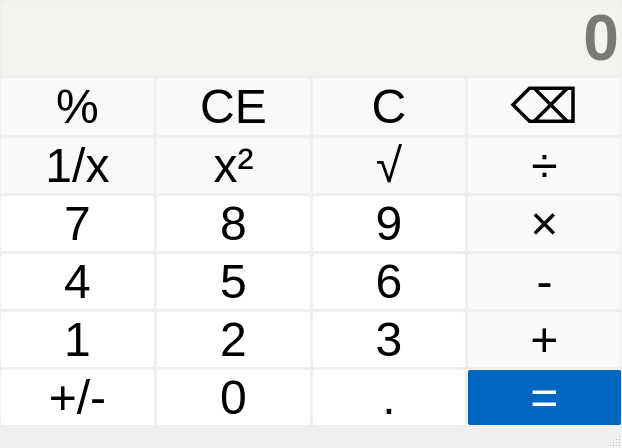
<?xml version="1.0" encoding="UTF-8"?>
<ui version="4.0">
 <class>MainWindow</class>
 <widget class="QMainWindow" name="MainWindow">
  <property name="geometry">
   <rect>
    <x>0</x>
    <y>0</y>
    <width>622</width>
    <height>415</height>
   </rect>
  </property>
  <property name="windowTitle">
   <string>MainWindow</string>
  </property>
  <property name="styleSheet">
   <string notr="true">QPushButton{
	background-color: rgba(255, 255,255,255);
	font-size: 36pt;
	border-radius: 2px;
}
QPushButton:hover{
	background-color: #fbfbfc
}
QLineEdit{
	font-size: 48pt;
	border-radius: 4px;
	font:bold;
	background-color: #f2f4f0;
}</string>
  </property>
  <widget class="QWidget" name="centralwidget">
   <layout class="QVBoxLayout" name="verticalLayout">
    <property name="spacing">
     <number>3</number>
    </property>
    <property name="leftMargin">
     <number>1</number>
    </property>
    <property name="topMargin">
     <number>1</number>
    </property>
    <property name="rightMargin">
     <number>1</number>
    </property>
    <property name="bottomMargin">
     <number>1</number>
    </property>
    <item>
     <layout class="QGridLayout" name="gridLayout_6">
      <item row="4" column="2">
       <widget class="QPushButton" name="btnNum6">
        <property name="sizePolicy">
         <sizepolicy hsizetype="Minimum" vsizetype="Minimum">
          <horstretch>0</horstretch>
          <verstretch>0</verstretch>
         </sizepolicy>
        </property>
        <property name="text">
         <string>6</string>
        </property>
       </widget>
      </item>
      <item row="2" column="1">
       <widget class="QPushButton" name="btnSquare">
        <property name="sizePolicy">
         <sizepolicy hsizetype="Minimum" vsizetype="Minimum">
          <horstretch>0</horstretch>
          <verstretch>0</verstretch>
         </sizepolicy>
        </property>
        <property name="styleSheet">
         <string notr="true">QPushButton{
	background-color: #f8f9f9;
}
QPushButton:hover{
	background-color: #f5f7f6;
}</string>
        </property>
        <property name="text">
         <string>x²</string>
        </property>
       </widget>
      </item>
      <item row="3" column="0">
       <widget class="QPushButton" name="btnNum7">
        <property name="sizePolicy">
         <sizepolicy hsizetype="Minimum" vsizetype="Minimum">
          <horstretch>0</horstretch>
          <verstretch>0</verstretch>
         </sizepolicy>
        </property>
        <property name="text">
         <string>7</string>
        </property>
       </widget>
      </item>
      <item row="3" column="3">
       <widget class="QPushButton" name="btnMultiple">
        <property name="sizePolicy">
         <sizepolicy hsizetype="Minimum" vsizetype="Minimum">
          <horstretch>0</horstretch>
          <verstretch>0</verstretch>
         </sizepolicy>
        </property>
        <property name="styleSheet">
         <string notr="true">QPushButton{
	background-color: #f8f9f9;
}
QPushButton:hover{
	background-color: #f5f7f6;
}</string>
        </property>
        <property name="text">
         <string>×</string>
        </property>
       </widget>
      </item>
      <item row="0" column="0" colspan="4">
       <widget class="QLineEdit" name="display">
        <property name="sizePolicy">
         <sizepolicy hsizetype="Expanding" vsizetype="Preferred">
          <horstretch>0</horstretch>
          <verstretch>0</verstretch>
         </sizepolicy>
        </property>
        <property name="text">
         <string/>
        </property>
        <property name="alignment">
         <set>Qt::AlignmentFlag::AlignRight|Qt::AlignmentFlag::AlignTrailing|Qt::AlignmentFlag::AlignVCenter</set>
        </property>
        <property name="placeholderText">
         <string>0</string>
        </property>
       </widget>
      </item>
      <item row="2" column="3">
       <widget class="QPushButton" name="btnDivide">
        <property name="sizePolicy">
         <sizepolicy hsizetype="Minimum" vsizetype="Minimum">
          <horstretch>0</horstretch>
          <verstretch>0</verstretch>
         </sizepolicy>
        </property>
        <property name="styleSheet">
         <string notr="true">QPushButton{
	background-color: #f8f9f9;
}
QPushButton:hover{
	background-color: #f5f7f6;
}</string>
        </property>
        <property name="text">
         <string>÷</string>
        </property>
       </widget>
      </item>
      <item row="6" column="0">
       <widget class="QPushButton" name="btnSign">
        <property name="sizePolicy">
         <sizepolicy hsizetype="Minimum" vsizetype="Minimum">
          <horstretch>0</horstretch>
          <verstretch>0</verstretch>
         </sizepolicy>
        </property>
        <property name="text">
         <string>+/-</string>
        </property>
       </widget>
      </item>
      <item row="4" column="3">
       <widget class="QPushButton" name="btnMinus">
        <property name="sizePolicy">
         <sizepolicy hsizetype="Minimum" vsizetype="Minimum">
          <horstretch>0</horstretch>
          <verstretch>0</verstretch>
         </sizepolicy>
        </property>
        <property name="styleSheet">
         <string notr="true">QPushButton{
	background-color: #f8f9f9;
}
QPushButton:hover{
	background-color: #f5f7f6;
}</string>
        </property>
        <property name="text">
         <string>-</string>
        </property>
       </widget>
      </item>
      <item row="4" column="0">
       <widget class="QPushButton" name="btnNum4">
        <property name="sizePolicy">
         <sizepolicy hsizetype="Minimum" vsizetype="Minimum">
          <horstretch>0</horstretch>
          <verstretch>0</verstretch>
         </sizepolicy>
        </property>
        <property name="text">
         <string>4</string>
        </property>
       </widget>
      </item>
      <item row="2" column="2">
       <widget class="QPushButton" name="btnSqrt">
        <property name="sizePolicy">
         <sizepolicy hsizetype="Minimum" vsizetype="Minimum">
          <horstretch>0</horstretch>
          <verstretch>0</verstretch>
         </sizepolicy>
        </property>
        <property name="styleSheet">
         <string notr="true">QPushButton{
	background-color: #f8f9f9;
}
QPushButton:hover{
	background-color: #f5f7f6;
}</string>
        </property>
        <property name="text">
         <string>√</string>
        </property>
       </widget>
      </item>
      <item row="5" column="1">
       <widget class="QPushButton" name="btnNum2">
        <property name="sizePolicy">
         <sizepolicy hsizetype="Minimum" vsizetype="Minimum">
          <horstretch>0</horstretch>
          <verstretch>0</verstretch>
         </sizepolicy>
        </property>
        <property name="text">
         <string>2</string>
        </property>
       </widget>
      </item>
      <item row="1" column="2">
       <widget class="QPushButton" name="btnClean">
        <property name="sizePolicy">
         <sizepolicy hsizetype="Minimum" vsizetype="Minimum">
          <horstretch>0</horstretch>
          <verstretch>0</verstretch>
         </sizepolicy>
        </property>
        <property name="styleSheet">
         <string notr="true">QPushButton{
	background-color: #f8f9f9;
}
QPushButton:hover{
	background-color: #f5f7f6;
}</string>
        </property>
        <property name="text">
         <string>C</string>
        </property>
       </widget>
      </item>
      <item row="5" column="0">
       <widget class="QPushButton" name="btnNum1">
        <property name="sizePolicy">
         <sizepolicy hsizetype="Minimum" vsizetype="Minimum">
          <horstretch>0</horstretch>
          <verstretch>0</verstretch>
         </sizepolicy>
        </property>
        <property name="text">
         <string>1</string>
        </property>
       </widget>
      </item>
      <item row="5" column="3">
       <widget class="QPushButton" name="btnPlus">
        <property name="sizePolicy">
         <sizepolicy hsizetype="Minimum" vsizetype="Minimum">
          <horstretch>0</horstretch>
          <verstretch>0</verstretch>
         </sizepolicy>
        </property>
        <property name="styleSheet">
         <string notr="true">QPushButton{
	background-color: #f8f9f9;
}
QPushButton:hover{
	background-color: #f5f7f6;
}</string>
        </property>
        <property name="text">
         <string>+</string>
        </property>
       </widget>
      </item>
      <item row="3" column="2">
       <widget class="QPushButton" name="btnNum9">
        <property name="sizePolicy">
         <sizepolicy hsizetype="Minimum" vsizetype="Minimum">
          <horstretch>0</horstretch>
          <verstretch>0</verstretch>
         </sizepolicy>
        </property>
        <property name="text">
         <string>9</string>
        </property>
       </widget>
      </item>
      <item row="1" column="0">
       <widget class="QPushButton" name="btnPercentage">
        <property name="sizePolicy">
         <sizepolicy hsizetype="Minimum" vsizetype="Minimum">
          <horstretch>0</horstretch>
          <verstretch>0</verstretch>
         </sizepolicy>
        </property>
        <property name="styleSheet">
         <string notr="true">QPushButton{
	background-color: #f8f9f9;
}
QPushButton:hover{
	background-color: #f5f7f6;
}</string>
        </property>
        <property name="text">
         <string>%</string>
        </property>
       </widget>
      </item>
      <item row="3" column="1">
       <widget class="QPushButton" name="btnNum8">
        <property name="sizePolicy">
         <sizepolicy hsizetype="Minimum" vsizetype="Minimum">
          <horstretch>0</horstretch>
          <verstretch>0</verstretch>
         </sizepolicy>
        </property>
        <property name="text">
         <string>8</string>
        </property>
       </widget>
      </item>
      <item row="1" column="1">
       <widget class="QPushButton" name="btnCleanAll">
        <property name="sizePolicy">
         <sizepolicy hsizetype="Minimum" vsizetype="Minimum">
          <horstretch>0</horstretch>
          <verstretch>0</verstretch>
         </sizepolicy>
        </property>
        <property name="styleSheet">
         <string notr="true">QPushButton{
	background-color: #f8f9f9;
}
QPushButton:hover{
	background-color: #f5f7f6;
}</string>
        </property>
        <property name="text">
         <string>CE</string>
        </property>
       </widget>
      </item>
      <item row="6" column="1">
       <widget class="QPushButton" name="btnNum0">
        <property name="sizePolicy">
         <sizepolicy hsizetype="Minimum" vsizetype="Minimum">
          <horstretch>0</horstretch>
          <verstretch>0</verstretch>
         </sizepolicy>
        </property>
        <property name="text">
         <string>0</string>
        </property>
       </widget>
      </item>
      <item row="6" column="3">
       <widget class="QPushButton" name="btnEqual">
        <property name="sizePolicy">
         <sizepolicy hsizetype="Minimum" vsizetype="Minimum">
          <horstretch>0</horstretch>
          <verstretch>0</verstretch>
         </sizepolicy>
        </property>
        <property name="styleSheet">
         <string notr="true">QPushButton{
	background-color: #0067C0;
	color:white;
}
QPushButton:hover{
	background-color: #1875C5;
}</string>
        </property>
        <property name="text">
         <string>=</string>
        </property>
       </widget>
      </item>
      <item row="4" column="1">
       <widget class="QPushButton" name="btnNum5">
        <property name="sizePolicy">
         <sizepolicy hsizetype="Minimum" vsizetype="Minimum">
          <horstretch>0</horstretch>
          <verstretch>0</verstretch>
         </sizepolicy>
        </property>
        <property name="text">
         <string>5</string>
        </property>
       </widget>
      </item>
      <item row="1" column="3">
       <widget class="QPushButton" name="btnDel">
        <property name="sizePolicy">
         <sizepolicy hsizetype="Minimum" vsizetype="Minimum">
          <horstretch>0</horstretch>
          <verstretch>0</verstretch>
         </sizepolicy>
        </property>
        <property name="styleSheet">
         <string notr="true">QPushButton{
	background-color: #f8f9f9;
}
QPushButton:hover{
	background-color: #f5f7f6;
}</string>
        </property>
        <property name="text">
         <string>⌫</string>
        </property>
       </widget>
      </item>
      <item row="5" column="2">
       <widget class="QPushButton" name="btnNum3">
        <property name="sizePolicy">
         <sizepolicy hsizetype="Minimum" vsizetype="Minimum">
          <horstretch>0</horstretch>
          <verstretch>0</verstretch>
         </sizepolicy>
        </property>
        <property name="text">
         <string>3</string>
        </property>
       </widget>
      </item>
      <item row="2" column="0">
       <widget class="QPushButton" name="btnInverse">
        <property name="sizePolicy">
         <sizepolicy hsizetype="Minimum" vsizetype="Minimum">
          <horstretch>0</horstretch>
          <verstretch>0</verstretch>
         </sizepolicy>
        </property>
        <property name="styleSheet">
         <string notr="true">QPushButton{
	background-color: #f8f9f9;
}
QPushButton:hover{
	background-color: #f5f7f6;
}</string>
        </property>
        <property name="text">
         <string>1/x</string>
        </property>
       </widget>
      </item>
      <item row="6" column="2">
       <widget class="QPushButton" name="btnPeriod">
        <property name="sizePolicy">
         <sizepolicy hsizetype="Minimum" vsizetype="Minimum">
          <horstretch>0</horstretch>
          <verstretch>0</verstretch>
         </sizepolicy>
        </property>
        <property name="text">
         <string>.</string>
        </property>
       </widget>
      </item>
     </layout>
    </item>
   </layout>
  </widget>
  <widget class="QMenuBar" name="menubar">
   <property name="geometry">
    <rect>
     <x>0</x>
     <y>0</y>
     <width>622</width>
     <height>25</height>
    </rect>
   </property>
  </widget>
  <widget class="QStatusBar" name="statusbar"/>
 </widget>
 <resources/>
 <connections/>
</ui>
